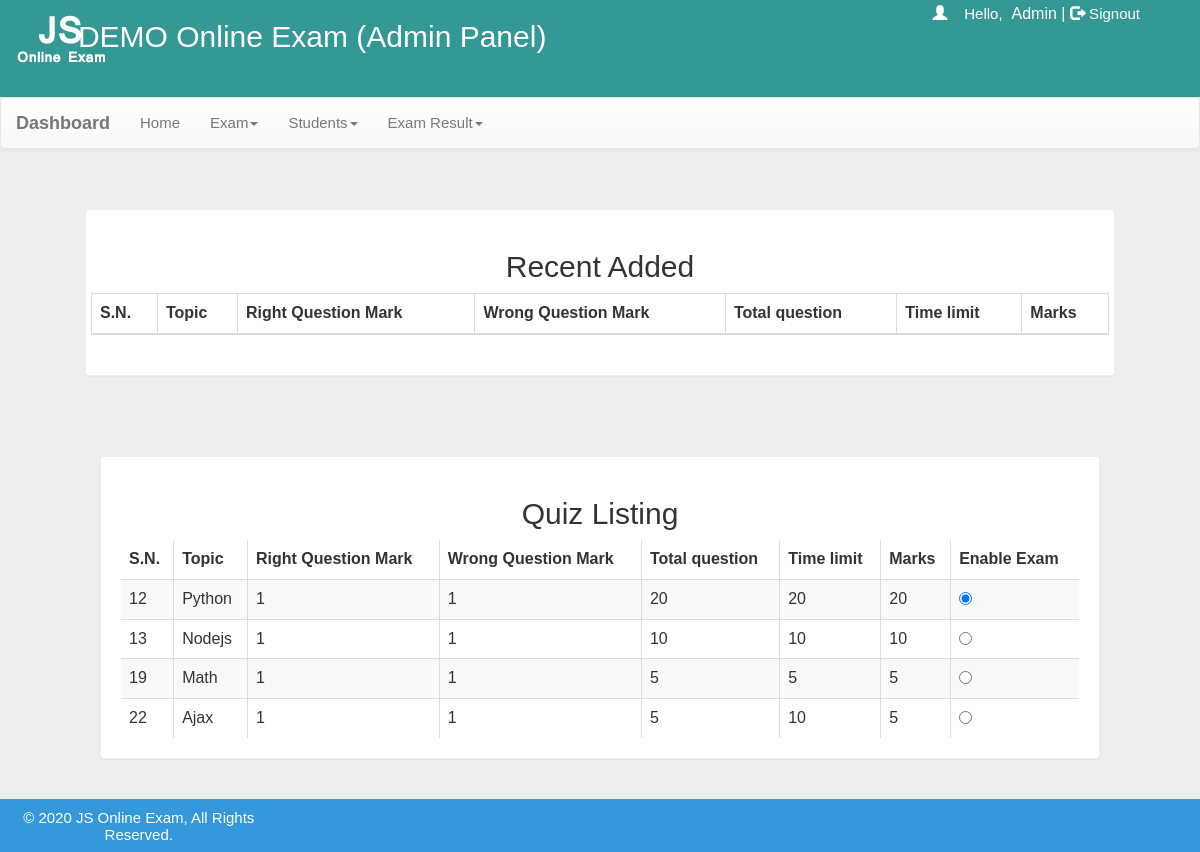
The page /admin/topics.php (signed in) on the database its author committed.
### tables this page shows
CREATE TABLE `quiz` (
  `id` int(10) NOT NULL,
  `title` varchar(100) NOT NULL,
  `sahi` int(11) NOT NULL,
  `wrong` int(11) NOT NULL,
  `total` int(11) NOT NULL,
  `time` bigint(20) NOT NULL,
  `intro` text NOT NULL,
  `enter_question` tinyint(1) NOT NULL DEFAULT '0',
  `enable_exam` tinyint(1) NOT NULL DEFAULT '0',
  `deleted` tinyint(1) NOT NULL DEFAULT '0',
  `date` timestamp NOT NULL DEFAULT CURRENT_TIMESTAMP ON UPDATE CURRENT_TIMESTAMP
);

### admin/topics.php (the view, shortened to what this page needs)
<?php
include_once("menu.php");
?>
    <div class="container">
    	<div class="col-md-12">
    		<div class="panel">
        		<div class="row">
        			<h2 class="heading">Recent Added</h2>
                    <div class="table-responsive">
                        <table class="table table-striped table-bordered title1" id="tabledit">
                            <thead>
                                <tr>
                                    <th>S.N.</th>
                                    <th>Topic</th>
                                    <th>Right Question Mark</th>
                                    <th>Wrong Question Mark</th>
                                    <th>Total question</th>
                                    <th>Time limit</th>
                                    <th>Marks</th>
                                 </tr>
                             </thead>
                        </table>
                     </div>
                </div>
            </div>
            <div class="col-md-12">
                <div class="panel">
                <h2 class="heading">Quiz Listing</h2>
                    <div class="table-responsive">
                        <table class="table table-striped table-bordered title1">
                            <thead>
                                <tr>
                                    <th>S.N.</th>
                                    <th>Topic</th>
                                    <th>Right Question Mark</th>
                                    <th>Wrong Question Mark</th>
                                    <th>Total question</th>
                                    <th>Time limit</th>
                                    <th>Marks</th>
                                    <th>Enable Exam</th>
                                 </tr>
                             </thead>
                             <tbody id="views">
                             <?php
							 $result = mysqli_query($con,"SELECT * FROM quiz WHERE deleted !=1 and enter_question =1") or die('Error');
							 while($row = mysqli_fetch_assoc($result)) {
							?>
								 <tr>
									 <td><?=$row['id']?></td>
									 <td><?=$row['title']?></td>
									 <td><?=$row['sahi']?></td>
									 <td><?=$row['wrong']?></td>
									 <td><?=$row['total']?></td>
									 <td><?=$row['time']?></td>
									 <td><?=$row['sahi']*$row['total']?></td>
                                     <td><input type="radio" name="enable_exam" value="<?=$row['id']?>" onClick="exam_set()" <?php echo ($row['enable_exam'])?"checked":"";?>></td>
								 </tr>
							<?php
							 }
							 ?>
                             </tbody>
                        </table>
                     </div>
                </div>
            </div>
        </div>
    </div>
<?php
	include_once("../footer.php");
?>

### admin/menu.php (shortened to what this page needs)
 <?php session_start();
	  if(!(isset($_SESSION['email']))){
		header("location:index.php");
	  }else{
		$name = $_SESSION['name'];
		echo '<span class="pull-right top title" ><span class="log1"><span class="glyphicon glyphicon-user" aria-hidden="true"></span>&nbsp;&nbsp;&nbsp;&nbsp;Hello,</span> &nbsp;'.$name.'&nbsp;|&nbsp;<a href="logout.php" class="log"><span class="glyphicon glyphicon-log-out" aria-hidden="true"></span>&nbsp;Signout</button></a></span>';
	}
	function checkurl($checkurl){
	 $reg="";
	 $checkuri = strrchr($_SERVER['REQUEST_URI'], "/");
	 if($checkuri == "/".$checkurl)
		$reg='class="active"';
	  return $reg;
	}
?>
<!DOCTYPE html >
<html>
<head>
    <link  rel="stylesheet" href="../css/bootstrap.min.css"/>
    <link  rel="stylesheet" href="../css/bootstrap-theme.min.css"/>
    <link rel="stylesheet" href="../css/main.css">
    <link  rel="stylesheet" href="../css/font.css">
</head>
<body  style="background:#eee;">
    <div class="header">
    	<div class="row">
    		<div class="col-lg-1">
                <span class="logo"><img src="../image/logo-white.png"></span>
            </div>
            <div class="col-lg-6">
                <div style="color:#FFF;font-size:30px; margin:20px 0px 0px 0px">DEMO Online Exam (Admin Panel)</div>
            </div>
        </div>
    </div>
    <nav class="navbar navbar-default">
        <div class="container-fluid">
            <div class="navbar-header">
                <a class="navbar-brand" href="topics.php"><b>Dashboard</b></a>
            </div>
            <div class="collapse navbar-collapse" id="bs-example-navbar-collapse-1">
                <ul class="nav navbar-nav">
                     <li <?=checkurl("home.php")?>><a href="home.php">Home<span class="sr-only">(current)</span></a></li>
                     <li>
                        <a href="#" class="dropdown-toggle" data-toggle="dropdown" role="button" aria-haspopup="true" aria-expanded="false">Exam<span class="caret"></span></a>
                    </li>
                    <li>
                    	 <a href="#" class="dropdown-toggle" data-toggle="dropdown" role="button" aria-haspopup="true" aria-expanded="false">Students<span class="caret"></span></a>
                    </li>
                    <li>
                         <a href="#" class="dropdown-toggle" data-toggle="dropdown" role="button" aria-haspopup="true" aria-expanded="false">Exam Result<span class="caret"></span></a>
                    </li>
                </ul>
            </div>
        </div>
    </nav>

### footer.php
        <div class="row footer">
        <div class="col-md-3 box">
            © <?=date("Y")?> JS Online Exam, All Rights Reserved.
        </div>
	</div>
 </body>
</html>

### css/main.css (style rules this page uses)
body { overflow-x:hidden; width:100%; font: 15px "Century Gothic", "Times Roman", sans-serif; background:#eee; min-height:550px; background-attachment:fixed; }
.panel { border-color:#eee; margin:40px; padding:20px; font: 15px "Century Gothic", "Times Roman", sans-serif; }
.title { font-family:'typo'; }
.header { background:#349895; }
.logo { font-family:'typo'; font-size:30px; color:#fff; margin:15px 0px 15px 15px; }
.title { font: 16px "Century Gothic", "Times Roman", sans-serif; color:#fff; }
.title1 { font: 16px "Century Gothic", "Times Roman", sans-serif; border-bottom: 1px solid #000; }
.title a { color: #fff; }
.heading { text-align:center; }
.footer { font-size:15px; text-align:center; border-top:1px solid #3498db !important; background-color:#3498db !important; color:#FFF; }
.box { padding:9px; }
.top { margin-top:5px; }
.log1 { font: 15px 'Ubuntu', sans-serif; color:#fff ; }
.log { margin-right:60px; color:#fff ; text-decoration:none; font-size:20px; font-size:15px; }

### rows shown on the page
quiz: id "12", title "Python", sahi "1", wrong "1", total "20", time "20", $row['sahi']*$row['total'] "20", enable_exam "☑"
quiz: id "13", title "Nodejs", sahi "1", wrong "1", total "10", time "10", $row['sahi']*$row['total'] "10"
quiz: id "19", title "Math", sahi "1", wrong "1", total "5", time "5", $row['sahi']*$row['total'] "5"
quiz: id "22", title "Ajax", sahi "1", wrong "1", total "5", time "10", $row['sahi']*$row['total'] "5"

### other values the page prints
$name "Admin"
